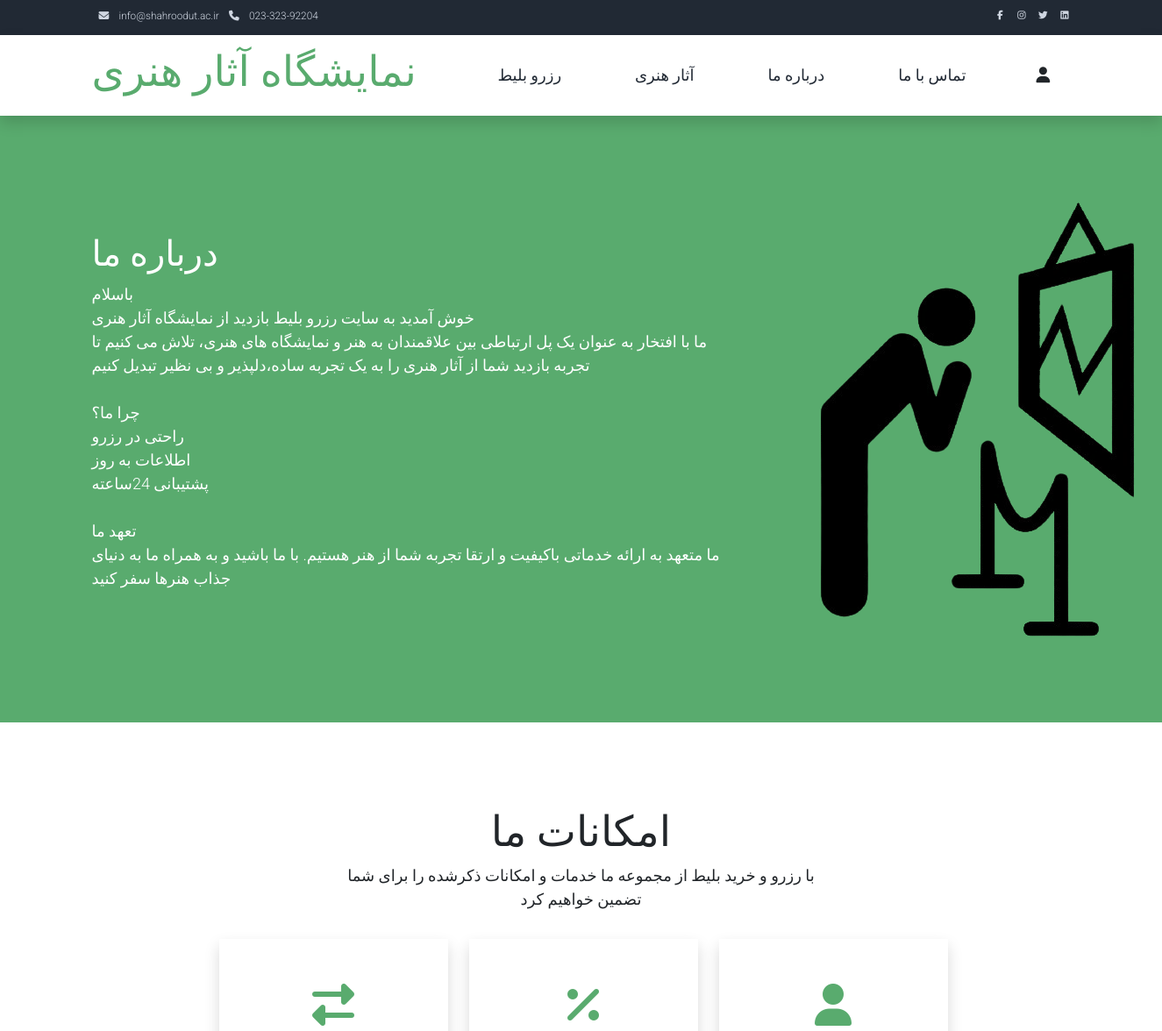
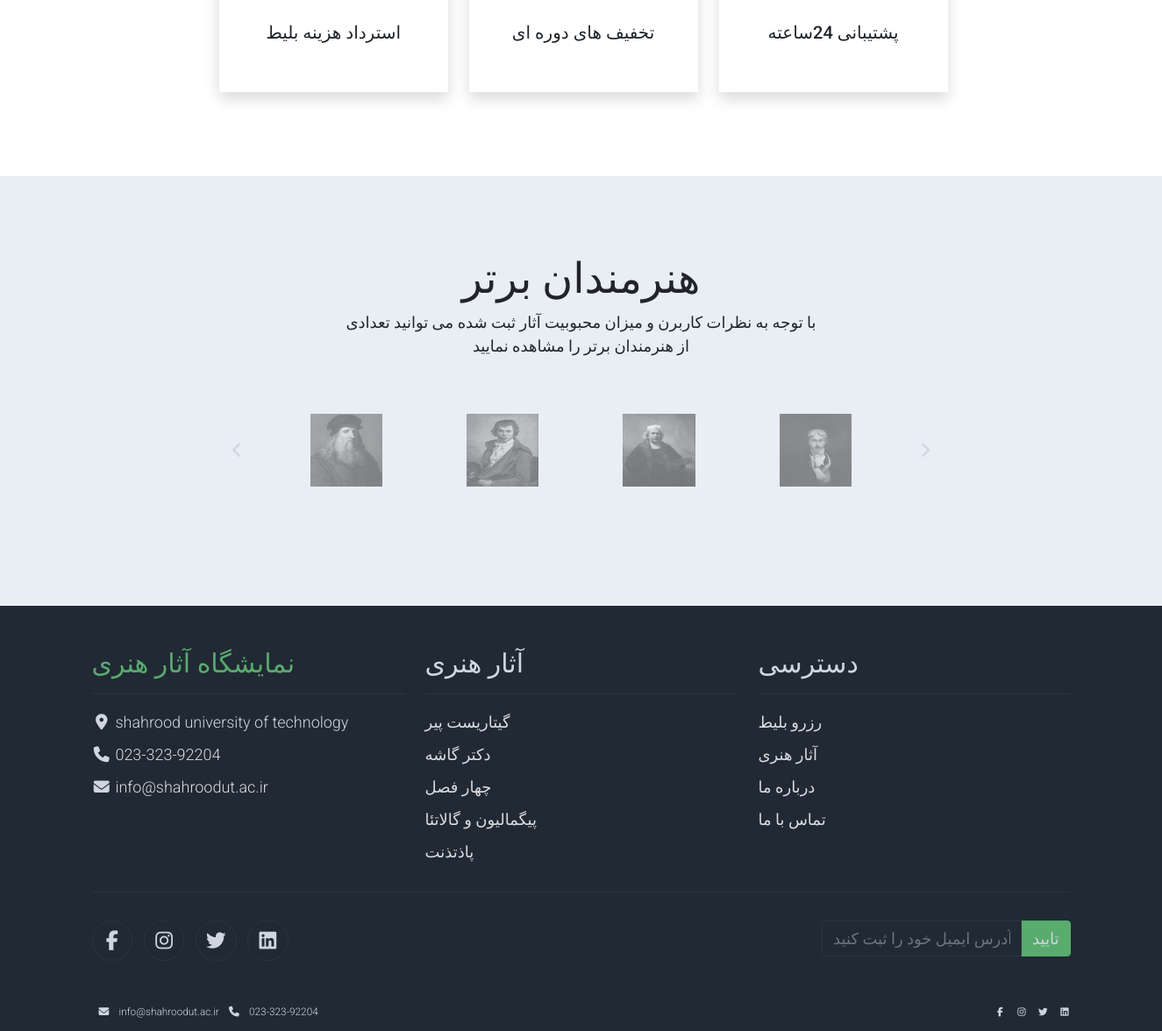
Screenshot of /home/about_us/ with the database file from the repository (2 pictures, top to bottom).
### home/models.py (models this page shows)
class Artwork(models.Model):
    RATING_CHOICES = [
        (0, 'Not Rated'),
        (1, '1 Star'),
        (2, '2 Stars'),
        (3, '3 Stars'),
        (4, '4 Stars'),
        (5, '5 Stars'),
    ]
    artist = models.ForeignKey(User, on_delete=models.CASCADE)
    artwork_id = models.AutoField(primary_key=True)
    artwork_name = models.CharField(max_length = 50, null=False)
    description = models.TextField(null=False)
    rating = models.PositiveIntegerField(choices=RATING_CHOICES, default=0, null=False)
    picture = models.ImageField(upload_to='home/picture/' ,null=False, blank=False)
    creation_time = models.TimeField(auto_now_add=True)

### home/views.py (the view)
# urls.py: path('about_us/', view=views.about_us, name="about_us_page"),
def about_us(request):
    arts_limit = Artwork.objects.all()[:5]
    context = {
        'arts_limit' : arts_limit,
    }
    return render(request, 'about.html', context=context)

### home/templates/about.html (shortened to what this page needs)
{% load static %}
{% load mathfilters %}
<!DOCTYPE html>
<html lang="en">
<head>
    <link rel="stylesheet" href="{% static 'bootstrap.min.css' %}">
    <link rel="stylesheet" href="{% static 'templatemo.css' %}">
    <link rel="stylesheet" href="{% static 'custom.css' %}">
    <link rel="stylesheet" href="https://cdnjs.cloudflare.com/ajax/libs/font-awesome/6.5.1/css/all.min.css">
</head>
<body>
    <nav class="navbar navbar-expand-lg bg-dark navbar-light d-none d-lg-block" id="templatemo_nav_top">
        <div class="container text-light">
            <div class="w-100 d-flex justify-content-between">
                <div>
                    <i class="fa fa-envelope mx-2"></i>
                    <a class="navbar-sm-brand text-light text-decoration-none" href="mailto:techshop@company.com">info@shahroodut.ac.ir</a>
                    <i class="fa fa-phone mx-2"></i>
                    <a class="navbar-sm-brand text-light text-decoration-none" href="tel:010-020-0340">023-323-92204</a>
                </div>
                <div>
                    <a class="text-light" href="https://fb.com/templatemo" target="_blank" rel="sponsored"></a>
                    <a class="text-light" href="https://www.instagram.com/" target="_blank"></a>
                    <a class="text-light" href="https://twitter.com/" target="_blank"></a>
                    <a class="text-light" href="https://www.linkedin.com/" target="_blank"></a>
                </div>
            </div>
        </div>
    </nav>
    <nav class="navbar navbar-expand-lg navbar-light shadow">
        <div class="container d-flex justify-content-between align-items-center">
            <a class="navbar-brand text-success logo h1 align-self-center" href="\">
                نمایشگاه آثار هنری
            </a>
            <div class="align-self-center collapse navbar-collapse flex-fill  d-lg-flex justify-content-lg-between" id="templatemo_main_nav">
                <div class="flex-fill">
                    <ul class="nav navbar-nav d-flex justify-content-between mx-lg-auto">
                        <li class="nav-item">
                            <a class="nav-link" href="/">رزرو بلیط</a>
                        </li>
                        <li class="nav-item">
                            <a class="nav-link" href="/home/artworks/">آثار هنری</a>
                        </li>
                        <li class="nav-item">
                            <a class="nav-link" href="#">درباره ما</a>
                        </li>
                        <li class="nav-item">
                            <a class="nav-link" href="/home/contact_us/">تماس با ما</a>
                        </li>
                    </ul>
                </div>
                <div class="navbar align-self-center d-flex">
                    <a class="nav-icon position-relative text-decoration-none" href="/user/show_dashboard/">
                        <i class="fa fa-fw fa-user text-dark mr-3"></i>
                    </a>
                </div>
            </div>
        </div>
    </nav>
    <section class="bg-success py-5">
        <div class="container">
            <div class="row align-items-center py-5">
                <div class="col-md-8 text-white">
                    <h1>درباره ما</h1>
                    <p>
                        باسلام<br>خوش آمدید به سایت رزرو بلیط بازدید از نمایشگاه آثار هنری<br>ما با افتخار به عنوان یک پل ارتباطی بین علاقمندان به هنر و نمایشگاه های هنری، تلاش می کنیم تا تجربه بازدید شما از آثار هنری را به یک تجربه ساده،دلپذیر و بی نظیر تبدیل کنیم<br><br>چرا ما؟<br>راحتی در رزرو<br>اطلاعات به روز<br>پشتیبانی 24ساعته<br><br>تعهد ما<br>ما متعهد به ارائه خدماتی باکیفیت و ارتقا تجربه شما از هنر هستیم. با ما باشید و به همراه ما به دنیای جذاب هنرها سفر کنید
                    </p>
                </div>
                <div class="col-md-4">
                    <img src="/assets/img/ex.png" alt="About Hero">
                </div>
            </div>
        </div>
    </section>
    <section class="container py-5">
        <div class="row text-center pt-5 pb-3">
            <div class="col-lg-6 m-auto">
                <h1 class="h1">امکانات ما</h1>
                <p>
                    با رزرو و خرید بلیط از مجموعه ما خدمات و امکانات ذکرشده را برای شما تضمین خواهیم کرد
            </div>
        </div>
        <div class="row" style="position: relative; left: 13%;">
            <div class="col-md-6 col-lg-3 pb-5">
                <div class="h-100 py-5 services-icon-wap shadow">
                    <div class="h1 text-success text-center"><i class="fas fa-exchange-alt"></i></div>
                    <h2 class="h5 mt-4 text-center">استرداد هزینه بلیط</h2>
                </div>
            </div>
            <div class="col-md-6 col-lg-3 pb-5">
                <div class="h-100 py-5 services-icon-wap shadow">
                    <div class="h1 text-success text-center"><i class="fa fa-percent"></i></div>
                    <h2 class="h5 mt-4 text-center">تخفیف های دوره ای</h2>
                </div>
            </div>
            <div class="col-md-6 col-lg-3 pb-5">
                <div class="h-100 py-5 services-icon-wap shadow">
                    <div class="h1 text-success text-center"><i class="fa fa-user"></i></div>
                    <h2 class="h5 mt-4 text-center">پشتیبانی 24ساعته</h2>
                </div>
            </div>
        </div>
    </section>
    <section class="bg-light py-5">
        <div class="container my-4">
            <div class="row text-center py-3">
                <div class="col-lg-6 m-auto">
                    <h1 class="h1">هنرمندان برتر</h1>
                    <p>
                        با توجه به نظرات کاربرن و میزان محبوبیت آثار ثبت شده می توانید تعدادی از هنرمندان برتر را مشاهده نمایید
                    </p>
                </div>
                <div class="col-lg-9 m-auto tempaltemo-carousel">
                    <div class="row d-flex flex-row">
                        <div class="col-1 align-self-center">
                            <a class="h1" href="#templatemo-slide-brand" role="button" data-bs-slide="prev">
                                <i class="text-light fas fa-chevron-left"></i>
                            </a>
                        </div>
                        <div class="col">
                            <div class="carousel slide carousel-multi-item pt-2 pt-md-0" id="templatemo-slide-brand" data-bs-ride="carousel">
                                <div class="carousel-inner product-links-wap" role="listbox">
                                    <div class="carousel-item active">
                                        <div class="row">
                                            <div class="col-3 p-md-5">
                                                <a href="#"><img class="img-fluid brand-img" src="/assets/img/artist1.jpg" alt="Brand Logo"></a>
                                            </div>
                                            <div class="col-3 p-md-5">
                                                <a href="#"><img class="img-fluid brand-img" src="/assets/img/artist2.jpg" alt="Brand Logo"></a>
                                            </div>
                                            <div class="col-3 p-md-5">
                                                <a href="#"><img class="img-fluid brand-img" src="/assets/img/artist3.jpg" alt="Brand Logo"></a>
                                            </div>
                                            <div class="col-3 p-md-5">
                                                <a href="#"><img class="img-fluid brand-img" src="/assets/img/artist4.jpg" alt="Brand Logo"></a>
                                            </div>
                                        </div>
                                    </div>
                                </div>
                            </div>
                        </div>
                        <div class="col-1 align-self-center">
                            <a class="h1" href="#templatemo-slide-brand" role="button" data-bs-slide="next">
                                <i class="text-light fas fa-chevron-right"></i>
                            </a>
                        </div>
                    </div>
                </div>
            </div>
        </div>
    </section>
    <footer class="bg-dark" id="tempaltemo_footer">
        <div class="container">
            <div class="row">
                <div class="col-md-4 pt-5">
                    <h2 class="h2 text-success border-bottom pb-3 border-light logo">نمایشگاه آثار هنری</h2>
                    <ul class="list-unstyled text-light footer-link-list">
                        <li>
                            <i class="fas fa-map-marker-alt fa-fw"></i>
                            shahrood university of technology
                        </li>
                        <li>
                            <i class="fa fa-phone fa-fw"></i>
                            <a class="text-decoration-none" href="tel:010-020-0340">023-323-92204</a>
                        </li>
                        <li>
                            <i class="fa fa-envelope fa-fw"></i>
                            <a class="text-decoration-none" href="mailto:techshop@company.com">info@shahroodut.ac.ir</a>
                        </li>
                    </ul>
                </div>
                <div class="col-md-4 pt-5">
                    <h2 class="h2 text-light border-bottom pb-3 border-light">آثار هنری</h2>
                    <ul class="list-unstyled text-light footer-link-list">
                        {% for i in arts_limit %}
                            <li><a class="text-decoration-none" href="/home/artwork_detail/{{i.artwork_id}}">{{i.artwork_name}}</a></li>
                        {% endfor %}
                    </ul>
                </div>
                <div class="col-md-4 pt-5">
                    <h2 class="h2 text-light border-bottom pb-3 border-light">دسترسی</h2>
                    <ul class="list-unstyled text-light footer-link-list">
                        <li><a class="text-decoration-none" href="/">رزرو بلیط</a></li>
                        <li><a class="text-decoration-none" href="/home/artworks/">آثار هنری</a></li>
                        <li><a class="text-decoration-none" href="#">درباره ما</a></li>
                        <li><a class="text-decoration-none" href="/home/contact_us/">تماس با ما</a></li>
                    </ul>
                </div>
            </div>
            <div class="row text-light mb-4">
                <div class="col-12 mb-3">
                    <div class="w-100 my-3 border-top border-light"></div>
                </div>
                <div class="col-auto me-auto">
                    <ul class="list-inline text-left footer-icons">
                        <li class="list-inline-item border border-light rounded-circle text-center">
                            <a rel="nofollow" class="text-light text-decoration-none" target="_blank" href="http://fb.com/templatemo"><i class="fab fa-facebook-f fa-lg fa-fw"></i></a>
                        </li>
                        <li class="list-inline-item border border-light rounded-circle text-center">
                            <a class="text-light text-decoration-none" target="_blank" href="https://www.instagram.com/"><i class="fab fa-instagram fa-lg fa-fw"></i></a>
                        </li>
                        <li class="list-inline-item border border-light rounded-circle text-center">
                            <a class="text-light text-decoration-none" target="_blank" href="https://twitter.com/"><i class="fab fa-twitter fa-lg fa-fw"></i></a>
                        </li>
                        <li class="list-inline-item border border-light rounded-circle text-center">
                            <a class="text-light text-decoration-none" target="_blank" href="https://www.linkedin.com/"><i class="fab fa-linkedin fa-lg fa-fw"></i></a>
                        </li>
                    </ul>
                </div>
                <div class="col-auto">
                    <div class="input-group mb-2">
                        <input type="text" class="form-control bg-dark border-light" id="subscribeEmail" placeholder="آدرس ایمیل خود را ثبت کنید">
                        <div class="input-group-text btn-success text-light">تایید</div>
                    </div>
                </div>
            </div>
        </div>
        <nav class="navbar navbar-expand-lg bg-dark navbar-light d-none d-lg-block" id="templatemo_nav_top">
            <div class="container text-light">
                <div class="w-100 d-flex justify-content-between">
                    <div>
                        <i class="fa fa-envelope mx-2"></i>
                        <a class="navbar-sm-brand text-light text-decoration-none" href="mailto:techshop@company.com">info@shahroodut.ac.ir</a>
                        <i class="fa fa-phone mx-2"></i>
                        <a class="navbar-sm-brand text-light text-decoration-none" href="tel:010-020-0340">023-323-92204</a>
                    </div>
                    <div>
                        <a class="text-light" href="https://fb.com/templatemo" target="_blank" rel="sponsored"></a>
                        <a class="text-light" href="https://www.instagram.com/" target="_blank"></a>
                        <a class="text-light" href="https://twitter.com/" target="_blank"></a>
                        <a class="text-light" href="https://www.linkedin.com/" target="_blank"></a>
                    </div>
                </div>
            </div>
        </nav>
    </footer>
</body>
</html>

### home/static/templatemo.css (style rules this page uses)
body, ul, li, p, a, label, input, div { font-family: 'Roboto', sans-serif; font-size: 18px !important; font-weight: 300 !important; }
.h1 { font-family: 'Roboto', sans-serif; font-size: 48px !important; font-weight: 200 !important; }
.h2 { font-family: 'Roboto', sans-serif; font-size: 30px !important; font-weight: 300; }
.logo { font-weight: 500 !important; }
.text-success { color: #59ab6e !important; }
.text-light { color: #cfd6e1 !important; }
.bg-dark { background-color: #212934 !important; }
.bg-light { background-color: #e9eef5 !important; }
.bg-success { background-color: #59ab6e !important; }
.btn-success { background-color: #59ab6e !important; border-color: #56ae6c !important; }
#templatemo_nav_top { min-height: 40px; }
#templatemo_nav_top * { font-size: .9em !important; }
#templatemo_main_nav a { color: #212934; }
#templatemo_main_nav .navbar .nav-icon { margin-right: 20px; }
.brand-img { filter: grayscale(100%); opacity: 0.5; transition: .5s; }
.tempaltemo-carousel .h1 { font-size: .5em !important; color: #000 !important; }
.services-icon-wap { transition: .3s; }
.form-control { border: 1px solid #e8e8e8; }
#tempaltemo_footer a { color: #dcdde1; }
#tempaltemo_footer ul.footer-link-list li { padding-top: 10px; }
#tempaltemo_footer ul.footer-icons li { width: 2.6em; height: 2.6em; line-height: 2.6em; }
#tempaltemo_footer .border-light { border-color: #2d343f !important; }
@media (min-width: 576px) { .tempaltemo-carousel .h1 { font-size: 1em !important; } }
@media (min-width: 768px) { #templatemo_main_nav .navbar-nav { max-width: 450px; } }
@media (min-width: 992px) { #templatemo_main_nav .navbar-nav { max-width: 550px; } }

### rows the page displays
Artwork: artwork_name "گیتاریست پیر"
Artwork: artwork_name "دکتر گاشه"
Artwork: artwork_name "چهار فصل"
Artwork: artwork_name "پیگمالیون و گالاتئا"
Artwork: artwork_name "پاذتذنت"
